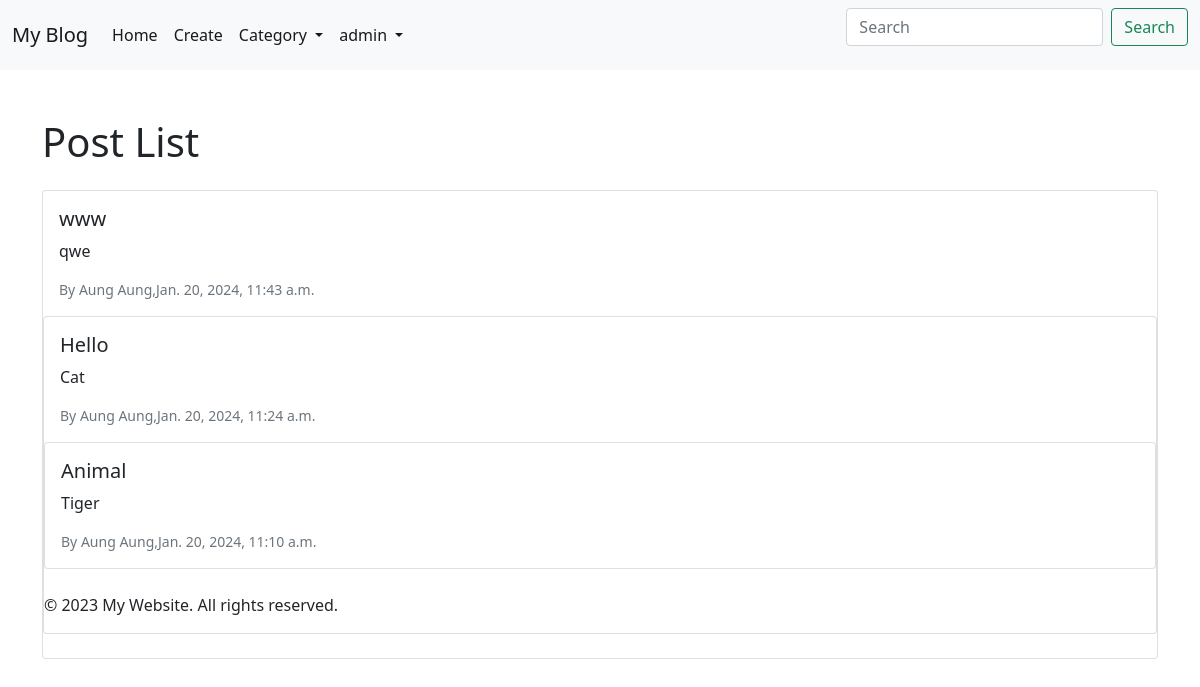
Page /blog/ (signed in) on the committed database.
### blog/models.py (models this page shows, shortened)
class PostModel(models.Model):
    id = models.AutoField(primary_key=True)
    title = models.CharField(max_length=100)
    body = models.TextField()
    image = models.ImageField(default=None, blank=True)
    author = models.ForeignKey(User, on_delete=models.CASCADE, default=None)
    category = models.ForeignKey(CategoryModel, on_delete=models.CASCADE, default=None)
    created_at = models.DateTimeField(default=datetime.now, blank=True)

### blog/views.py (the view)
# urls.py: path("", views.post_list),
@permission_required("blog.view_postModel", login_url="login")
def post_list(request):
    posts = PostModel.objects.all().order_by("-created_at")
    return render(request, "postList.html",{"posts": posts})

### blog/templates/postList.html (shortened to what this page needs)
{% extends 'base.html' %}
{% block body %}
<div class="container mt-5">
  <h1 class="mb-4">Post List</h1>
  {% for post in posts %}
  <div class="card mb-4">
    <div class="card-body" onclick="window.location='/blog/detail/{{post.id}}/'">
    <h5 class="card-title">{{post.title}}</h5>
    <p class="card-text">{{post.body}}</p>
    <p class="card-text">
      <small class="text-muted">By Aung Aung,{{post.created_at}}</small>
    </p>
  </div>
{% endfor %}
</div>
{% endblock %}

### templates/base.html (shortened to what this page needs)
<html>
  <head>
    		<link href="https://cdn.jsdelivr.net/npm/bootstrap@5.0.2/dist/css/bootstrap.min.css" rel="stylesheet">
  <link rel="stylesheet" href="https://cdn.jsdelivr.net/npm/bootstrap-icons@1.5.0/font/bootstrap-icons.css"/>
  </head>
  <body>
    {% include 'header.html' %}
    {% block body %} {% endblock %}
    {% include 'footer.html' %}
  </body>
</html>

### templates/header.html (shortened to what this page needs)
<nav class="navbar navbar-expand-lg navbar-light bg-light">
  <div class="container-fluid">
    <a class="navbar-brand" href="#">My Blog</a>
    <div class="collapse navbar-collapse" id="navbarSupportedContent">
      <ul class="navbar-nav me-auto mb-2 mb-lg-0">
        <li class="nav-item">
          <a class="nav-link active" aria-current="page" href="/blog/">Home</a>
        </li>
        <li class="nav-item">
          <a class="nav-link active" aria-current="page" href="/blog/create/">Create</a>
        </li>
        <li class="nav-item dropdown">
          <a class="nav-link active dropdown-toggle" href="#" id="navbarDropdown" role="button" data-bs-toggle="dropdown" aria-expanded="false">
            Category
          </a>
        </li>
		{% if user.is_authenticated %}
        <li class="nav-item dropdown">
          <a class="nav-link active dropdown-toggle" href="#" id="navbarDropdown" role="button" data-bs-toggle="dropdown" aria-expanded="false">
            {{ user.username }}
          </a>
        </li>
      {% else %}
        <li class="nav-item">
          <a class="nav-link active" aria-current="page" href="/login/">Login</a>
        </li>
      {% endif %}
      </ul>
	   <form class="d-flex" action="/blog/search_by/">
        <input class="form-control me-2" type="search" name="search" placeholder="Search" aria-label="Search">
        <button class="btn btn-outline-success" type="submit">Search</button>
      </form>
    </div>
  </div>
</nav>

### templates/footer.html
<footer>
    <p>&copy; 2023 My Website. All rights reserved.</p>
</footer>

### rows in the picture
PostModel: title "www", body "qwe", created_at "Jan. 20, 2024, 11:43 a.m."
PostModel: title "Hello", body "Cat", created_at "Jan. 20, 2024, 11:24 a.m."
PostModel: title "Animal", body "Tiger", created_at "Jan. 20, 2024, 11:10 a.m."

### other values in the picture
{{ user.username }} "admin"
